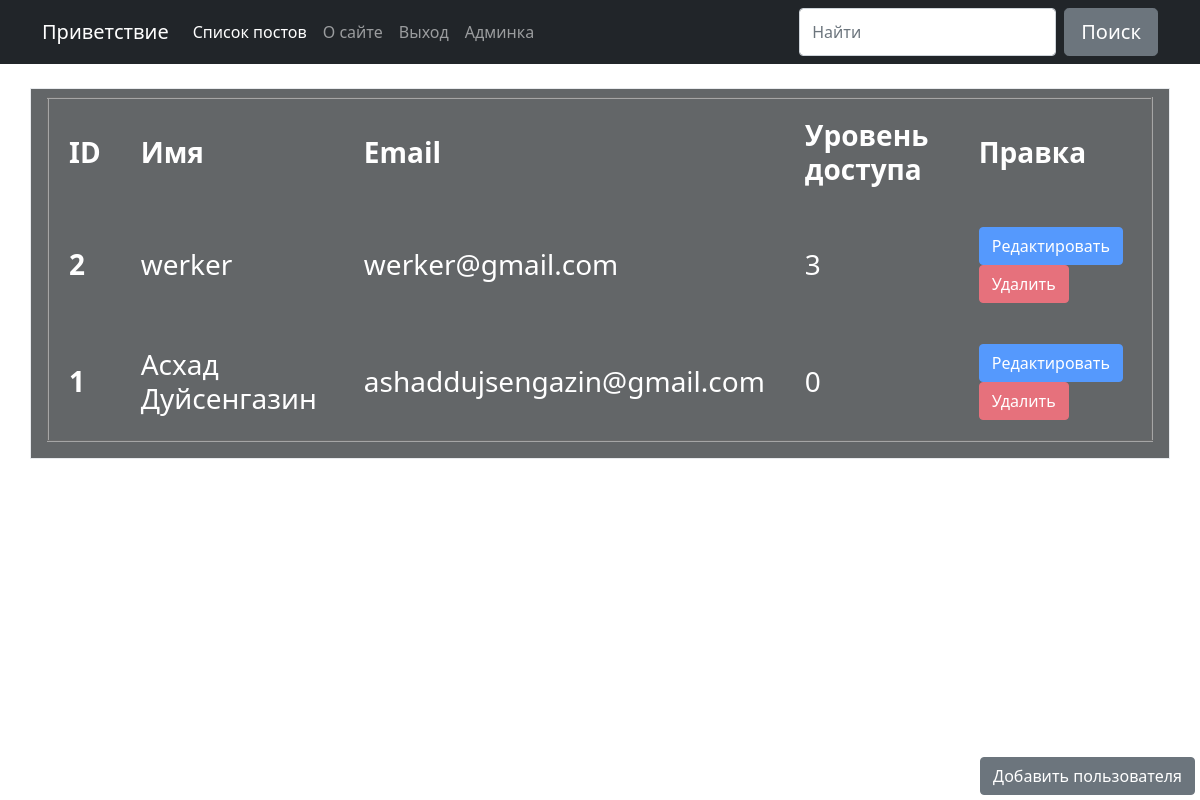
/list_user (signed in), run on an earlier commit of the app's database.
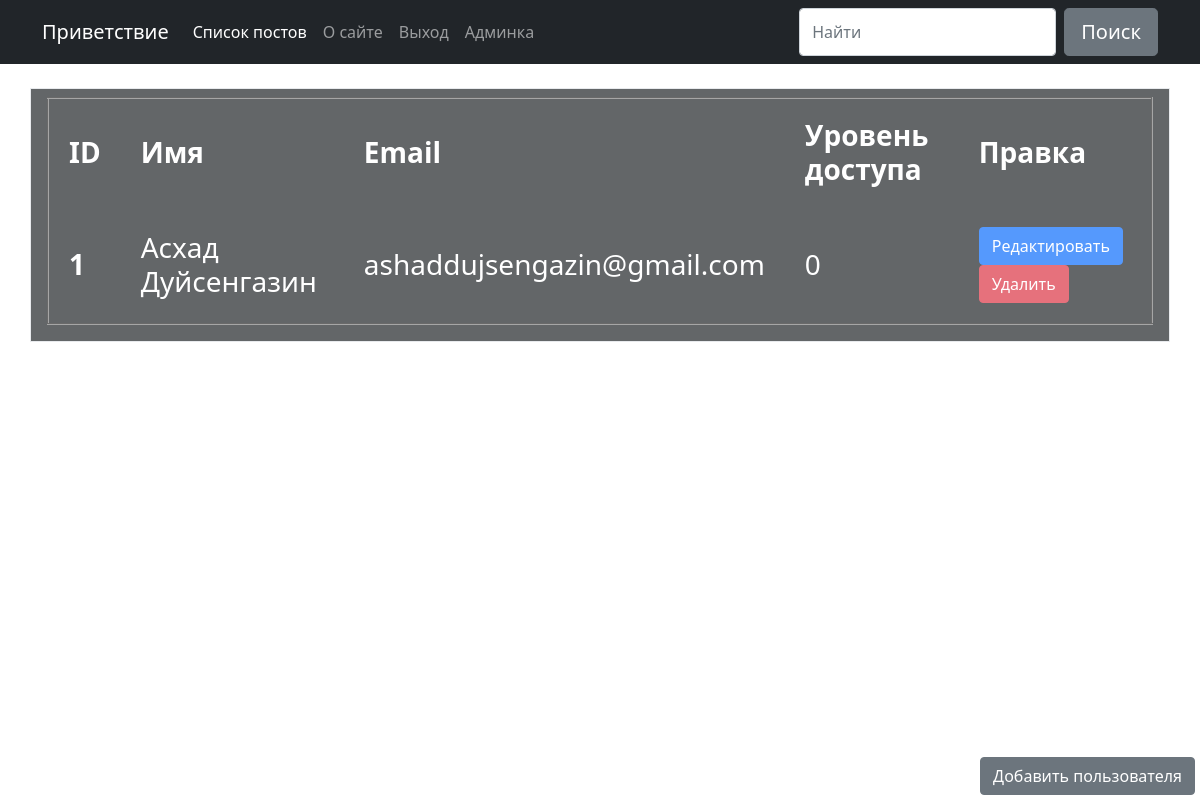
And on a later commit of the database.
### app.py (models this page shows)
class User(UserMixin, db.Model):
    id = db.Column(db.Integer, primary_key=True)
    name = db.Column(db.String(1000))
    email = db.Column(db.String(100), unique=True)
    password = db.Column(db.String(100))
    access_level = db.Column(db.Integer, nullable=False)

### app.py (the view)
@app.route('/list_user')
def list_user():
    access_level = 0
    if not hasattr(current_user, 'access_level'):
        return redirect('/login')
    elif current_user.access_level > access_level:
        return render_template('ooops.html')
    else:
        search = request.args.get('search')
        if search:
            users = User.query.filter(
                User.name.contains(search) | User.email.contains(search) | User.access_level.contains(search)).all()
        else:
            users = User.query.order_by(-User.id)
        return render_template('list_user.html', search=1, users=users)

### app.py (called while the page is built)
@login_manager.user_loader
def load_user(user_id):
    return User.query.get(int(user_id))

### templates/list_user.html (shortened to what this page needs)
{% extends 'base.html' %}
{% block content %}
<br/><br/>
<h3 align="justify">
     <div class="container pt-2 p-3 my-3 border bg-dark text-white" style="opacity: 0.7; width: 1500px;  border-width" align="justify">
    <table border="2" width="100%" cellpadding="20" style="width: 100%" align="justify" rules="all">
        <thead>
        <tr>
            <th scope="col">ID</th>
            <th scope="col">Имя</th>
            <th scope="col">Email</th>
            <th scope="col">Уровень доступа</th>
            <th scope="col">Правка</th>
        </tr>
        </thead>
        <tbody>
        {% for user in users %}
        <tr>
            <th scope="row">{{ user.id }}</th>
            <td>{{ user.name }}</td>
            <td>{{ user.email }}</td>
            <td>{{ user.access_level }}</td>
            <td>
                <a button type="button" class="btn btn-primary" data-bs-toggle="modal" data-bs-target="#exampleModal{{ user.id }}">
                    Редактировать
                </a>
                <a href="/delete_user/{{ user.id }}" class="btn btn-danger">Удалить</a>
            </td>
        </tr>
{% endfor %}
        </tbody>
    </table>
    </div>
</h3>
<div class="d-grid gap-2 d-md-flex justify-content-md-end fixed-bottom" style="padding: 5px">
    <a type="button" data-bs-toggle="modal" data-bs-target="#zalupaModal1" class="btn btn-secondary">Добавить пользователя</a>
</div>
</body>
{% endblock %}

### templates/base.html (shortened to what this page needs)
<!doctype html>
<html lang="en">
<head>
  <link href="https://cdn.jsdelivr.net/npm/bootstrap@5.0.0-beta2/dist/css/bootstrap.min.css" rel="stylesheet">
</head>
<body>
<nav class="navbar navbar-expand-lg navbar-dark bg-dark fixed-top">
  <div class="container pt-0">
    <a class="navbar-brand" href="/">Приветствие</a>
    <div class="collapse navbar-collapse" id="navbarSupportedContent">
      <ul class="navbar-nav me-auto mb-2 mb-lg-0">
        {% if current_user.is_authenticated %}
        <li class="nav-item">
          <a class="nav-link active" aria-current="page" href="/list_post">Список постов</a>
        </li>
        {% endif %}
        <li class="nav-item">
          <a class="nav-link" href="about">О сайте</a>
        </li>
        {% if current_user.is_authenticated %}
        <li class="nav-item">
          <a class="nav-link" href="/logout">Выход</a>
        </li>
        {% endif %}
        {% if current_user.access_level==0 %}
         <li class="nav-item">
          <a class="nav-link" href="/list_user">Админка</a>
        </li>
        {% endif %}
      </ul>
       {% if search==1 %}
      <form class="d-flex" method="GET">
        <input class="form-control me-2" type="search" placeholder="Найти" aria-label="Search" name="search" value = "{{ request.args.get('search', '') }}">
        <button class="btn btn-secondary btn-lg" type="submit">Поиск</button>
      </form>
      {% endif %}
    </div>
  </div>
</nav>
<br/>
{% block content %}
{% endblock %}
</body>
</html>

### templates/base.html (style rules this page uses)
body { background-image: url(static/img/1yky.gif); background-size: 100%; background-attachment: fixed; }

What changed in the data, as far as the page shows it:
removed User: id "2", name "werker", email "werker@gmail.com", access_level "3"
